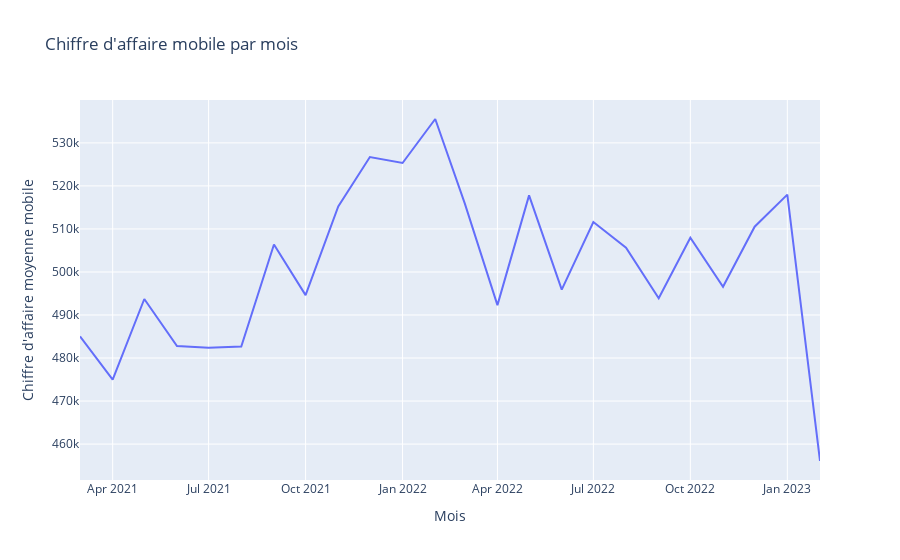

Here is the notebook cell this chart was saved with:
### Code cell
fig = px.line(
    ca_mobile_mois,
    x='mois',
    y='ca_moyenne_mobile',
    # color='annee_mois',
    title='Chiffre d\'affaire mobile par mois',
    labels={'mois': 'Mois', 'ca_moyenne_mobile': 'Chiffre d\'affaire moyenne mobile'}
)
fig
fig.update_traces(text=ca_mobile_mois['ca_moyenne_mobile'])

### Figure 1 — Plotly figure (JSON) as saved in the notebook; plotly's stock layout.template omitted (floating-point values rounded to 4 significant figures)
{"data": [{"hovertemplate": "Mois=%{x}<br>Chiffre d'affaire moyenne mobile=%{y}<extra></extra>", "legendgroup": "", "line": {"color": "#636efa", "dash": "solid"}, "marker": {"symbol": "circle"}, "mode": "lines", "name": "", "orientation": "v", "showlegend": false, "text": [485000.0, 475000.0, 493700.0, 482800.0, 482400.0, 482700.0, 506400.0, 494600.0, 515200.0, 526700.0, 525300.0, 535600.0, 515900.0, 492300.0, 517800.0, 495900.0, 511600.0, 505600.0, 493900.0, 508000.0, 496600.0, 510500.0, 518000.0, 456100.0], "type": "scatter", "x": ["2021-03", "2021-04", "2021-05", "2021-06", "2021-07", "2021-08", "2021-09", "2021-10", "2021-11", "2021-12", "2022-01", "2022-02", "2022-03", "2022-04", "2022-05", "2022-06", "2022-07", "2022-08", "2022-09", "2022-10", "2022-11", "2022-12", "2023-01", "2023-02"], "xaxis": "x", "y": [485000.0, 475000.0, 493700.0, 482800.0, 482400.0, 482700.0, 506400.0, 494600.0, 515200.0, 526700.0, 525300.0, 535600.0, 515900.0, 492300.0, 517800.0, 495900.0, 511600.0, 505600.0, 493900.0, 508000.0, 496600.0, 510500.0, 518000.0, 456100.0], "yaxis": "y"}], "layout": {"autosize": true, "legend": {"tracegroupgap": 0}, "title": {"text": "Chiffre d'affaire mobile par mois"}, "xaxis": {"anchor": "y", "autorange": true, "domain": [0, 1], "range": ["2021-03-01", "2023-02-01"], "title": {"text": "Mois"}, "type": "date"}, "yaxis": {"anchor": "x", "autorange": true, "domain": [0, 1], "range": [451700.0, 540000.0], "title": {"text": "Chiffre d'affaire moyenne mobile"}, "type": "linear"}}}
